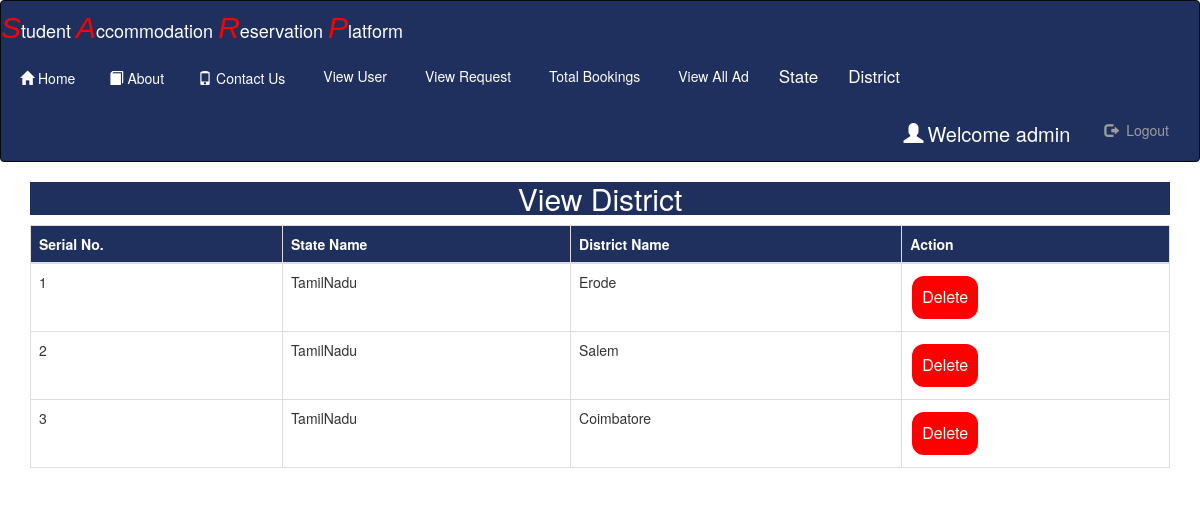
The page /view_dist (signed in) on the database as committed earlier.
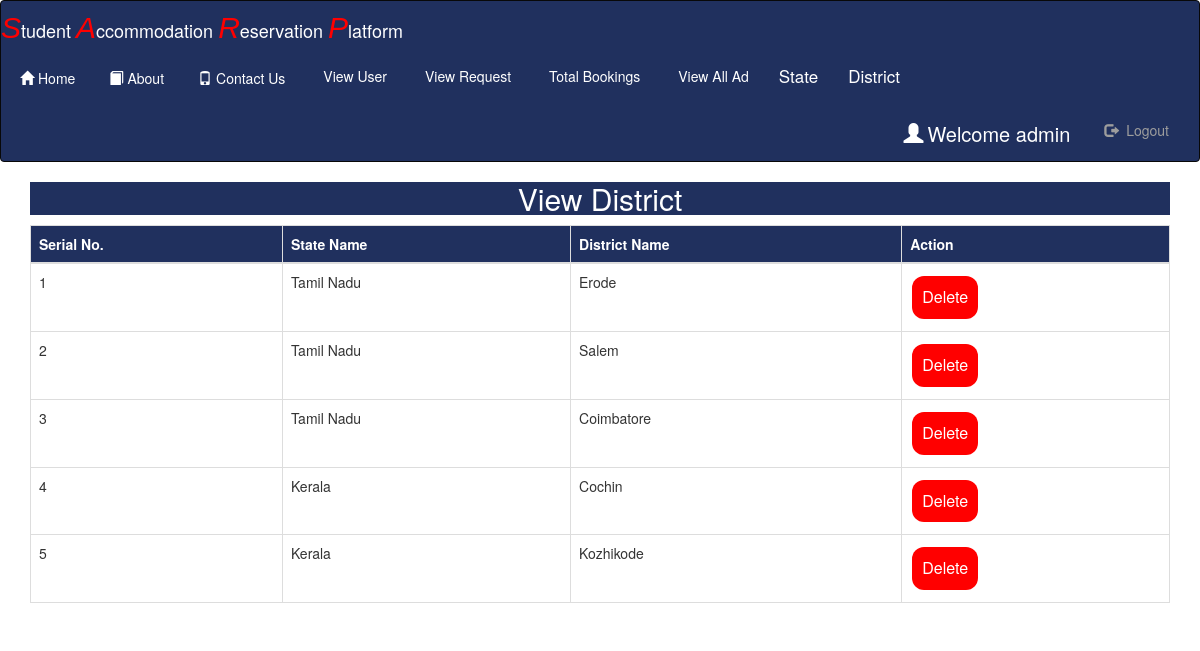
The same page on the database as committed later.
### Room/models.py (models this page shows, shortened)
class District(models.Model):
    state=models.ForeignKey(State,on_delete=models.CASCADE,null=True)
    dist=models.CharField(max_length=100,null=True)

class State(models.Model):
    state=models.CharField(max_length=100,null=True)
    username=models.CharField(max_length=100,null=True)
    ownername=models.CharField(max_length=100,null=True)
    date=models.CharField(max_length=100,null=True)

### Room/views.py (the view)
# urls.py: path('view_dist', View_District,name='view_dist'),
def View_District(request):
    if not request.user.is_staff:
        return redirect('home')
    dist=District.objects.all()
    d={'dist':dist}
    return render(request,'view_dist.html',d)

### Room/templates/view_dist.html
{% extends 'navigation.html' %}
{% block body %}
<center><div class="container"><h2 style="color:white;background-color:#20305E;width=100%">View District</h2></div></center>
 <div class="container">
<table class="table table-bordered" width="100%" id="myTable">
  <thead>
  <tr>
    <th>Serial No.</th>
    <th>State Name</th>
    <th>District Name</th>
    <th>Action</th>
  </tr>
  </thead>
   <tbody>
    {% for i in dist %}
  <tr>
    <td>{{forloop.counter}}</td>
    <td>{{i.state.state}}</td>
    <td>{{i.dist}}</td>
      <td>
      <a href="{% url 'delete_dist' i.id %}"><button class="button button2">Delete</button></a></td>
  </tr>
    {% endfor %}
    </tbody>
</table>
 </div>
{% endblock %}

Rows that differ between the two databases and show on the page:
changed through a linked row, District "Erode": state.state "TamilNadu" → "Tamil Nadu"
changed through a linked row, District "Salem": state.state "TamilNadu" → "Tamil Nadu"
changed through a linked row, District "Coimbatore": state.state "TamilNadu" → "Tamil Nadu"
added District: state.state "Kerala", dist "Cochin"
added District: state.state "Kerala", dist "Kozhikode"
